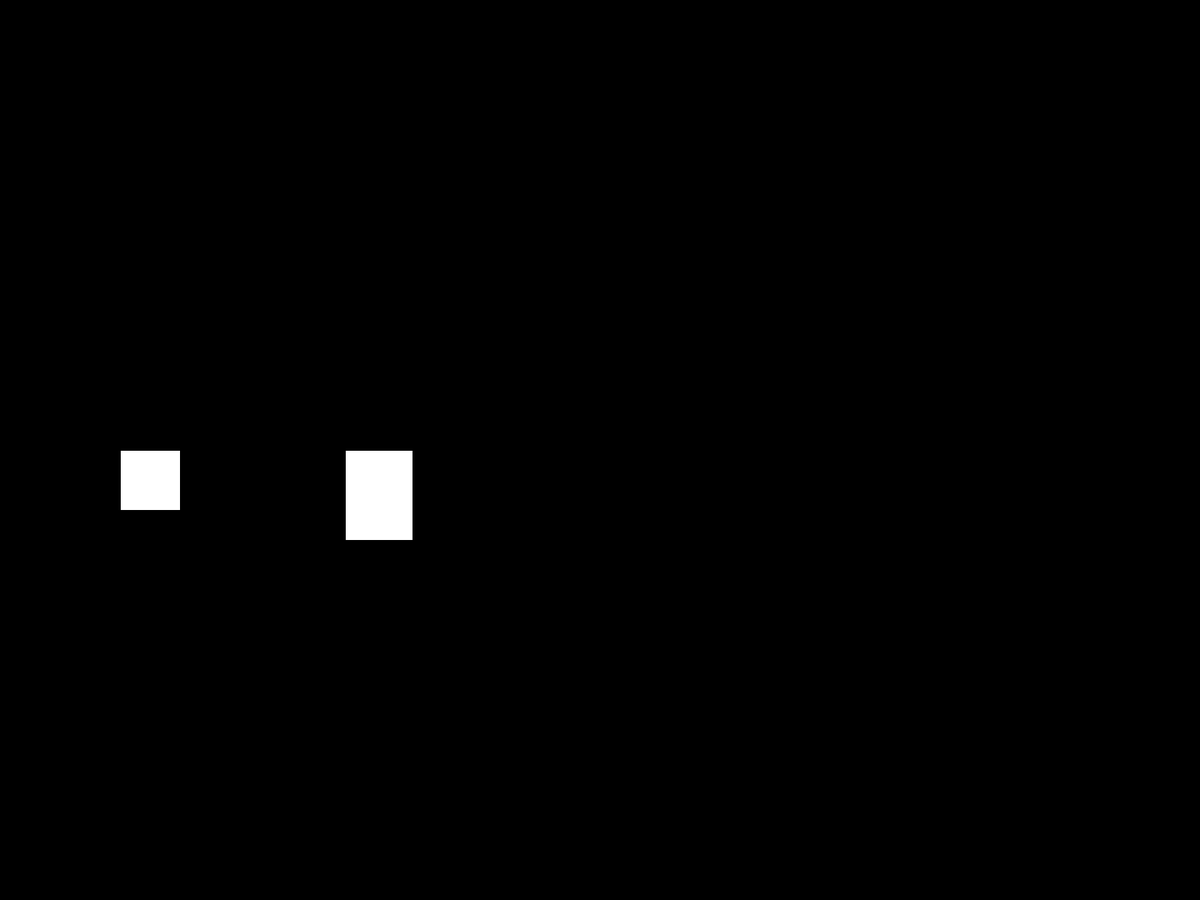
Frame 1 (no input)
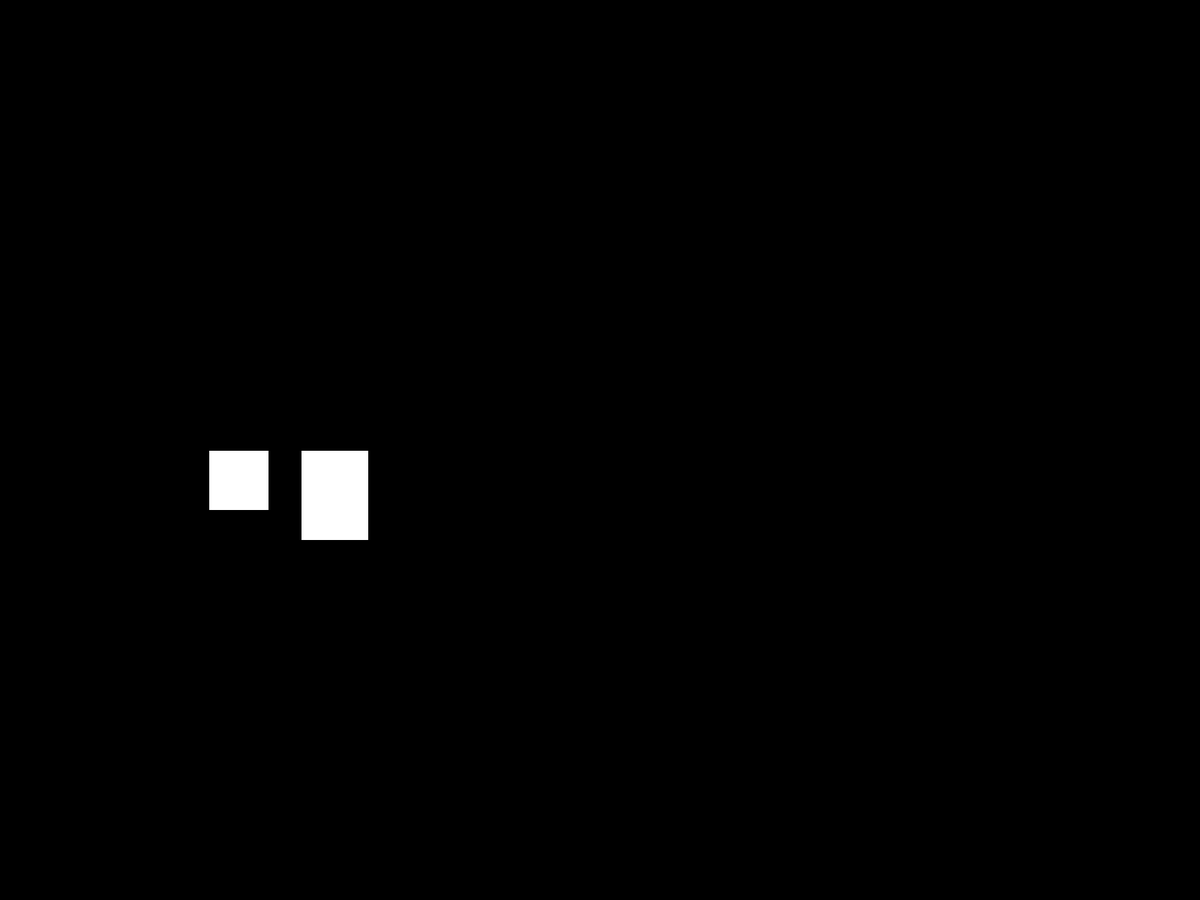
Frame 60 (the mouse pressed at the canvas centre just before this capture)
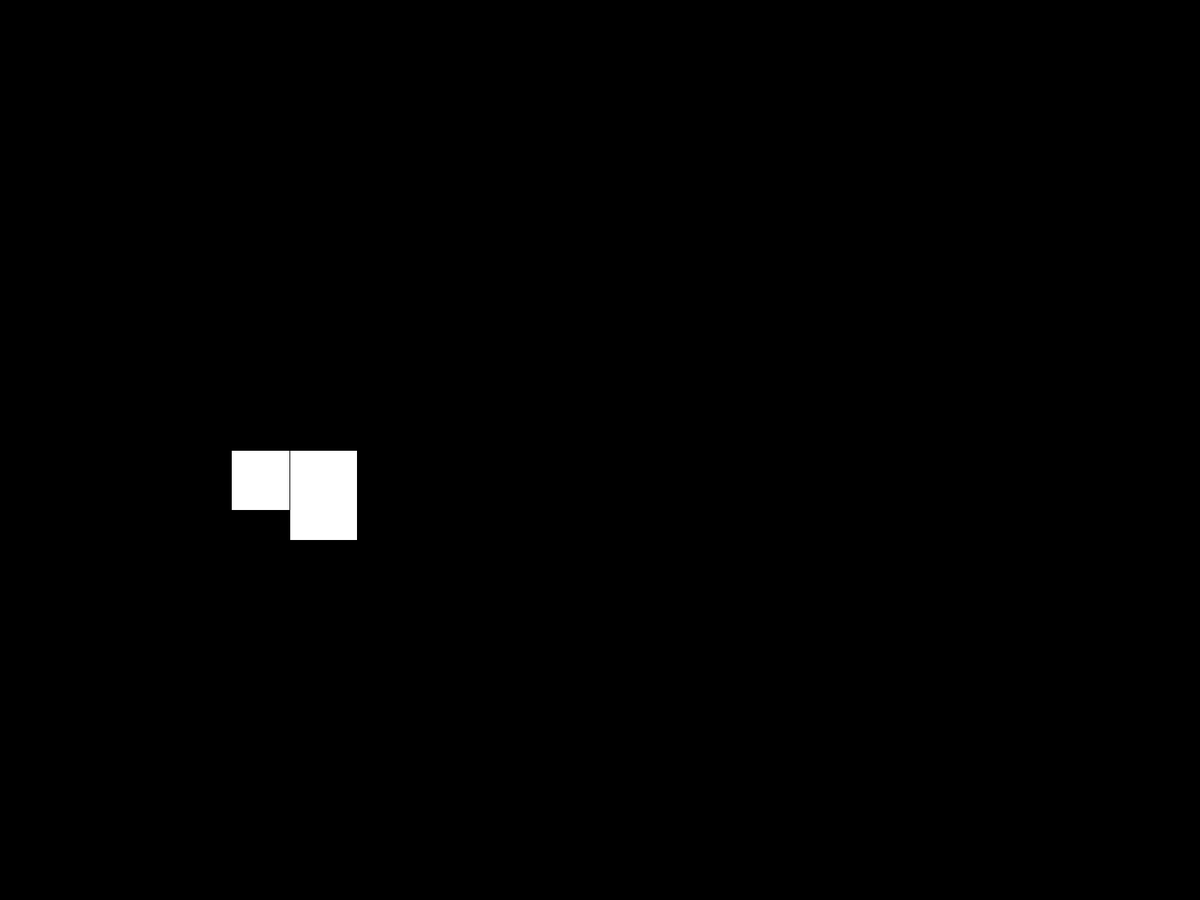
Frame 120 (the mouse held since frame 60 and released just before this capture)

The Processing sketch that drew these frames (run headless with seeded random() and noise(); from frame 60 on, the mouse is pressed at the canvas centre):

// Processing sketch: colidecaseforpi
// ── colidecaseforpi.pde
void setup() {
  fullScreen();
  a=new ColObj(80,80,0,0);
  b=new ColObj(90,120,300,0);
  b.dx=-1;
  a.dx=2;
  
}
ColObj a;
ColObj b;
void draw() {
  background(0);
  translate(width/10,height/2);
  a.draw(b);
  b.draw(a);
  
  
  
}

// ── ColObj.pde
class ColObj {
  float mass=1,x=0,y=0,dx=1,dy=0;
  int w=0,h=0;
  ColObj(int _w,int _h,float ix, float iy) {
    w=_w;
    h=_h;
    x=ix;
    y=iy;
    mass=float(w+h)/2;
    
  }
  void oneInject(ColObj o){
    objs= new ColObj[1];
    objs[0] = o;
  }
  ColObj objs[];
  void go() {
    x+=dx;
    y+=dy;
    
  }
  int dif(float a,float b){
    return int((a<0 && b>0) || (a>0 && b<0))*-2 + 1;
  }
  int valo(float x){
    return int(x<0)*-2 +1;
  }
  boolean draw(ColObj tmp) {
    rect(x,y,w,h);
    
      if (
        ((x+w) > (tmp.x)) &&
        ((x) < (tmp.x+tmp.w))
      ) {
           if (
             ((y+h) > (tmp.y)) &&
             ((y) < (tmp.y+tmp.h))
           ) {
             
             float totalMass = tmp.mass+ mass;
             float tmpx = valo(dx)*((dx+tmp.dx)*(mass/totalMass));
             float tmppx = valo(tmp.dx)*((dx+tmp.dx) * (tmp.dx/totalMass));
             
             println(dx,tmp.dx,tmpx,tmppx,w,h);
             tmpx = tmpx * dif(dx,tmp.dx);
             tmppx = tmppx * dif(dx,tmp.dx);
             tmp.dx = tmpx;
             dx= tmppx;
             println(dx,tmp.dx,w,h);
             tmp.go();
             go();
             return true;
             
           }
        }
    
    go();
    return false;
  }
}
